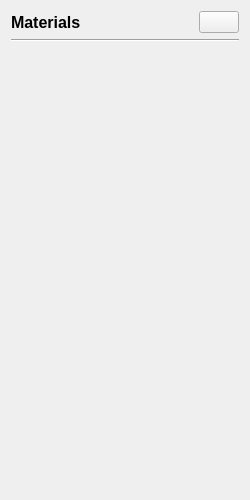
<?xml version="1.0" encoding="UTF-8"?>
<ui version="4.0">
 <class>MaterialPage</class>
 <widget class="QWidget" name="MaterialPage">
  <property name="geometry">
   <rect>
    <x>0</x>
    <y>0</y>
    <width>250</width>
    <height>500</height>
   </rect>
  </property>
  <property name="windowTitle">
   <string>Form</string>
  </property>
  <layout class="QVBoxLayout" name="verticalLayout">
   <item>
    <widget class="QWidget" name="widget" native="true">
     <layout class="QHBoxLayout" name="horizontalLayout">
      <property name="leftMargin">
       <number>0</number>
      </property>
      <property name="topMargin">
       <number>0</number>
      </property>
      <property name="rightMargin">
       <number>0</number>
      </property>
      <property name="bottomMargin">
       <number>0</number>
      </property>
      <item>
       <widget class="QLabel" name="label">
        <property name="font">
         <font>
          <pointsize>12</pointsize>
          <bold>true</bold>
         </font>
        </property>
        <property name="text">
         <string>Materials</string>
        </property>
       </widget>
      </item>
      <item>
       <spacer name="horizontalSpacer">
        <property name="orientation">
         <enum>Qt::Horizontal</enum>
        </property>
        <property name="sizeHint" stdset="0">
         <size>
          <width>120</width>
          <height>20</height>
         </size>
        </property>
       </spacer>
      </item>
      <item>
       <widget class="QPushButton" name="add">
        <property name="text">
         <string/>
        </property>
        <property name="icon">
         <iconset resource="../../../resource.qrc">
          <normaloff>:/icons/add-circle-outline.svg</normaloff>:/icons/add-circle-outline.svg</iconset>
        </property>
       </widget>
      </item>
     </layout>
    </widget>
   </item>
   <item>
    <widget class="Line" name="line">
     <property name="orientation">
      <enum>Qt::Horizontal</enum>
     </property>
    </widget>
   </item>
   <item>
    <widget class="QScrollArea" name="scrollArea">
     <property name="frameShape">
      <enum>QFrame::NoFrame</enum>
     </property>
     <property name="horizontalScrollBarPolicy">
      <enum>Qt::ScrollBarAlwaysOff</enum>
     </property>
     <property name="widgetResizable">
      <bool>true</bool>
     </property>
     <widget class="QWidget" name="cardList">
      <property name="geometry">
       <rect>
        <x>0</x>
        <y>0</y>
        <width>232</width>
        <height>443</height>
       </rect>
      </property>
     </widget>
    </widget>
   </item>
  </layout>
 </widget>
 <resources>
  <include location="../../../resource.qrc"/>
 </resources>
 <connections/>
</ui>
